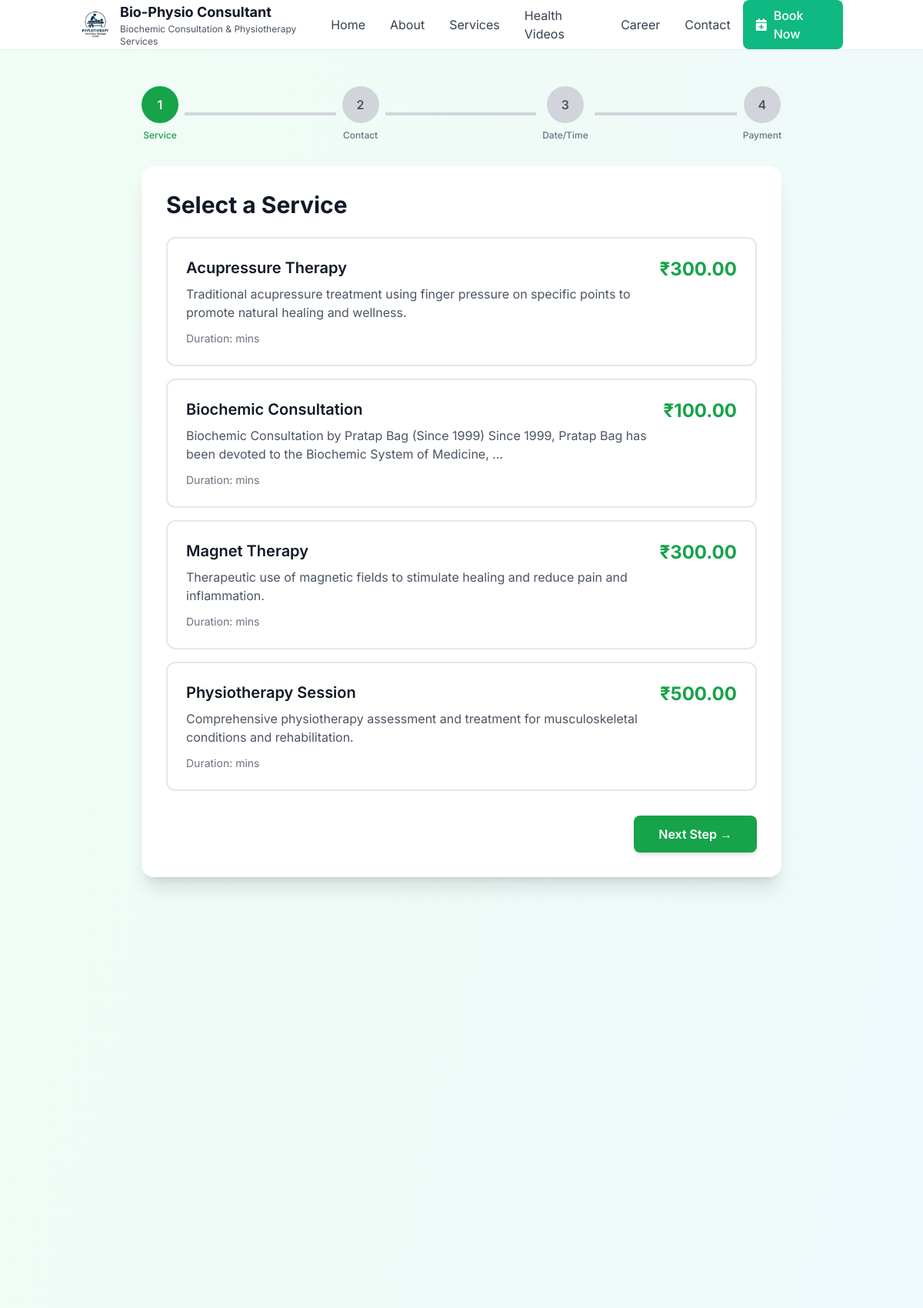
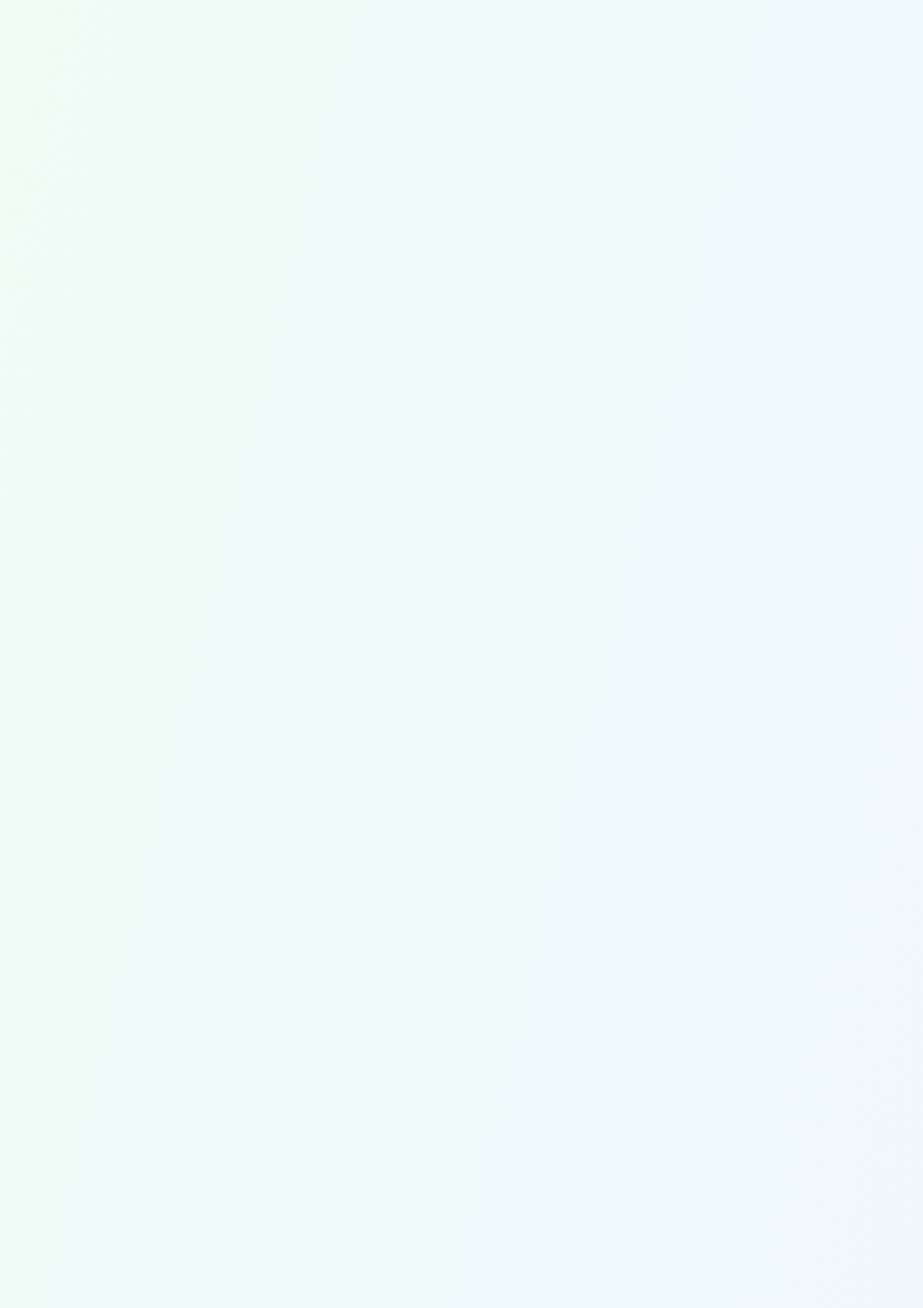
/book/ (upper part), run on the app's committed database (2 pictures, top to bottom).
### site_settings/models.py (models this page shows, shortened)
class SiteSettings(models.Model):
    site_name = models.CharField(
        max_length=200,
        default="Bio-Physio Consultant"
    )
    site_tagline = models.CharField(
        max_length=500,
        default="Holistic Health & Physiotherapy Services"
    )
    site_description = models.TextField(
        default="Professional healthcare services including physiotherapy, acupressure, massage therapy, and alternative medicine by certified practitioner Pratap Bag."
    )
    site_logo = models.ImageField(
        upload_to='site/',
        blank=True,
        null=True,
        help_text="Site logo (recommended: 200x200px)"
    )
    site_favicon = models.ImageField(
        upload_to='site/',
        blank=True,
        null=True,
        help_text="Site favicon (recommended: 32x32px)"
    )
    meta_title = models.CharField(
        max_length=200,
        blank=True,
        help_text="Meta title for SEO"
    )
    meta_description = models.TextField(
        blank=True,
        help_text="Meta description for SEO"
    )
    meta_keywords = models.TextField(
        blank=True,
        help_text="Meta keywords for SEO (comma separated)"
    )
    phone_regex = RegexValidator(
        regex=r'^\+?1?\d{9,15}$',
        message="Phone number must be entered in the format: '+999999999'. Up to 15 digits allowed."
    )
    contact_phone = models.CharField(
        validators=[phone_regex],
        max_length=17,
        blank=True
    )
    contact_email = models.EmailField(blank=True)
    contact_address = models.TextField(blank=True)
    facebook_url = models.URLField(blank=True, null=True)
    twitter_url = models.URLField(blank=True, null=True)
    instagram_url = models.URLField(blank=True, null=True)
    linkedin_url = models.URLField(blank=True, null=True)
    youtube_url = models.URLField(blank=True, null=True)
    practice_start_year = models.PositiveIntegerField(
        default=1998,
        help_text="Year when practice started (used to calculate years of experience)"
    )
    consultation_fee = models.DecimalField(
        max_digits=10,
        decimal_places=2,
        default=200.00,
        help_text="Default consultation fee in INR"
    )
    is_booking_enabled = models.BooleanField(
        default=True,
        help_text="Enable/disable online booking"
    )
    is_payment_enabled = models.BooleanField(
        default=True,
        help_text="Enable/disable online payment"
    )
    booking_advance_days = models.PositiveIntegerField(
        default=30,
        help_text="Maximum days in advance for booking"
    )
    booking_cancel_hours = models.PositiveIntegerField(
        default=24,
        help_text="Minimum hours before appointment to cancel"
    )
    admin_email = models.EmailField(
        blank=True,
        help_text="Admin email for notifications"
    )
    send_booking_notifications = models.BooleanField(
        default=True,
        help_text="Send email notifications for new bookings"
    )
    send_reminder_notifications = models.BooleanField(
        default=True,
        help_text="Send appointment reminder emails"
    )
    maintenance_mode = models.BooleanField(
        default=False,
        help_text="Enable maintenance mode"
    )
    maintenance_message = models.TextField(
        blank=True,
        default="Site is under maintenance. Please check back later.",
        help_text="Message to show during maintenance"
    )
    google_analytics_id = models.CharField(
        max_length=50,
        blank=True,
        help_text="Google Analytics tracking ID"
    )
    google_tag_manager_id = models.CharField(
        max_length=50,
        blank=True,
        help_text="Google Tag Manager ID"
    )
    facebook_pixel_id = models.CharField(
        max_length=50,
        blank=True,
        help_text="Facebook Pixel ID"
    )
    pwa_app_name = models.CharField(
        max_length=200,
        default="Pratap Bag Healthcare"
    )
    pwa_short_name = models.CharField(
        max_length=50,
        default="PB Healthcare"
    )
    pwa_theme_color = models.CharField(
        max_length=7,
        default="#10B981",
        help_text="PWA theme color (hex code)"
    )
    pwa_background_color = models.CharField(
        max_length=7,
        default="#ffffff",
        help_text="PWA background color (hex code)"
    )
    created_at = models.DateTimeField(auto_now_add=True)
    updated_at = models.DateTimeField(auto_now=True)
    class Meta:
        verbose_name = "Site Settings"
        verbose_name_plural = "Site Settings"
    @classmethod
    def get_settings(cls):
        settings, created = cls.objects.get_or_create(
            pk=1,
            defaults={
                'site_name': 'Bio-Physio Consultant',
                'site_tagline': 'Holistic Health & Physiotherapy Services',
            }
        )
        return settings

### bookings/models.py (models this page shows, shortened)
class Service(models.Model):
    name = models.CharField(max_length=100, unique=True)
    description = models.TextField()
    duration_minutes = models.PositiveIntegerField(
        default=30,
        help_text="Duration of the service in minutes"
    )
    price = models.DecimalField(
        max_digits=10,
        decimal_places=2,
        default=200.00,
        help_text="Service price in INR"
    )
    is_active = models.BooleanField(default=True)
    created_at = models.DateTimeField(auto_now_add=True)
    updated_at = models.DateTimeField(auto_now=True)
    class Meta:
        verbose_name = "Service"
        verbose_name_plural = "Services"
        ordering = ['name']

### bookings/multistep_views.py (the view, shortened to what this page needs)
# urls.py: path('book/', MultiStepBookingView.as_view(), name='multistep_booking'),  # New multistep booking
class MultiStepBookingView(View):
    template_name = 'bookings/multistep_booking.html'
    def get(self, request):
        step = request.GET.get('step', '1')
        context = self.get_step_context(request, step)
        context['current_step'] = int(step)
        context['total_steps'] = 4
        return render(request, self.template_name, context)
    def get_step_context(self, request, step):
        context = {}
        if 'booking_data' not in request.session:
            request.session['booking_data'] = {}
        booking_data = request.session.get('booking_data', {})
        if step == '1':
            context['services'] = Service.objects.filter(is_active=True)
            context['selected_service'] = booking_data.get('service_id')
        return context

### templates/bookings/multistep_booking.html (shortened to what this page needs)
{% extends "base.html" %}
{% load static %}
{% block content %}
<div class="min-h-screen bg-gradient-to-br from-green-50 to-blue-50 py-12">
    <div class="max-w-4xl mx-auto px-4 sm:px-6 lg:px-8">
        <div class="mb-8">
            <div class="flex items-center justify-between">
                {% for step_num in "1234" %}
                <div class="flex items-center {% if not forloop.last %}flex-1{% endif %}">
                    <div class="flex items-center flex-col">
                        <div class="w-12 h-12 rounded-full flex items-center justify-center font-semibold
                            {% if step_num|add:'0' <= current_step %}
                                bg-green-600 text-white
                            {% else %}
                                bg-gray-300 text-gray-600
                            {% endif %}">
                            {% if step_num|add:'0' < current_step %}
                                ✓
                            {% else %}
                                {{ step_num }}
                            {% endif %}
                        </div>
                        <span class="text-xs mt-2 font-medium
                            {% if step_num|add:'0' <= current_step %}text-green-600{% else %}text-gray-500{% endif %}">
                            {% if step_num == "1" %}Service
                            {% elif step_num == "2" %}Contact
                            {% elif step_num == "3" %}Date/Time
                            {% elif step_num == "4" %}Payment
                            {% endif %}
                        </span>
                    </div>
                    {% if not forloop.last %}
                    <div class="flex-1 h-1 mx-2
                        {% if step_num|add:'0' < current_step %}bg-green-600{% else %}bg-gray-300{% endif %}">
                    </div>
                    {% endif %}
                </div>
                {% endfor %}
            </div>
        </div>
        <div class="bg-white rounded-2xl shadow-xl p-8">
            {% if current_step == 1 %}
            <h2 class="text-3xl font-bold text-gray-900 mb-6">Select a Service</h2>
            <form method="post" action="{% url 'multistep_booking' %}">
                <div class="grid gap-4">
                    {% for service in services %}
                    <label class="relative cursor-pointer">
                        <div class="border-2 rounded-xl p-6 transition-all
                                    peer-checked:border-green-500 peer-checked:bg-green-50
                                    hover:border-green-300 hover:shadow-md">
                            <div class="flex justify-between items-start">
                                <div>
                                    <h3 class="text-xl font-semibold text-gray-900 mb-2">{{ service.name }}</h3>
                                    <p class="text-gray-600 mb-3">{{ service.description|truncatewords:20 }}</p>
                                    <p class="text-sm text-gray-500">Duration: {{ service.duration }} mins</p>
                                </div>
                                <div class="text-right">
                                    <p class="text-2xl font-bold text-green-600">₹{{ service.price }}</p>
                                </div>
                            </div>
                        </div>
                    </label>
                    {% empty %}
                    <p class="text-gray-500 text-center py-8">No services available at the moment.</p>
                    {% endfor %}
                </div>
                <div class="mt-8 flex justify-end">
                    <button type="submit"
                            class="px-8 py-3 bg-green-600 text-white font-semibold rounded-lg
                                   hover:bg-green-700 transition-colors shadow-md">
                        Next Step →
                    </button>
                </div>
            </form>
            {% endif %}
        </div>
    </div>
</div>
{% endblock %}

### templates/includes/header.html (shortened to what this page needs)
{% load static %}
<div class="container mx-auto px-4">
    <div class="flex items-center justify-between h-16">
        <div class="flex items-center">
            <a href="{% url 'home' %}" class="flex items-center">
                {% if site_settings.site_logo %}
                    <img src="{{ site_settings.site_logo.url }}" alt="{{ site_settings.site_name|default:'Bio-Physio Consultant' }}" class="h-10 w-10 mr-3 object-contain">
                {% else %}
                    <img src="{% static 'images/loogoo.png' %}" alt="Bio-Physio Consultant" class="h-10 w-10 mr-3 object-contain">
                {% endif %}
                <div class="hidden sm:block">
                    <h1 class="text-lg font-bold text-gray-900">{{ site_settings.site_name|default:"Bio-Physio Consultant" }}</h1>
                    <p class="text-xs text-gray-600">{{ site_settings.site_tagline|default:"Holistic Health & Physiotherapy" }}</p>
                </div>
            </a>
        </div>
        <nav class="hidden lg:flex items-center space-x-8">
            <a href="{% url 'home' %}" class="text-gray-700 hover:text-primary transition-colors {% if request.resolver_match.url_name == 'home' %}text-primary font-medium{% endif %}">
                Home
            </a>
            <a href="{% url 'about' %}" class="text-gray-700 hover:text-primary transition-colors {% if request.resolver_match.url_name == 'about' %}text-primary font-medium{% endif %}">
                About
            </a>
            <a href="{% url 'services' %}" class="text-gray-700 hover:text-primary transition-colors {% if request.resolver_match.url_name == 'services' %}text-primary font-medium{% endif %}">
                Services
            </a>
            <a href="{% url 'blog:blog_list' %}" class="text-gray-700 hover:text-primary transition-colors {% if 'blog' in request.resolver_match.app_name %}text-primary font-medium{% endif %}">
                Health Videos
            </a>
            <a href="{% url 'career:career' %}" class="text-gray-700 hover:text-primary transition-colors {% if 'career' in request.resolver_match.app_name %}text-primary font-medium{% endif %}">
                Career
            </a>
            <a href="{% url 'contact:contact' %}" class="text-gray-700 hover:text-primary transition-colors {% if 'contact' in request.resolver_match.app_name %}text-primary font-medium{% endif %}">
                Contact
            </a>
        </nav>
        <div class="flex items-center space-x-4">
            <a href="{% url 'book_appointment' %}" class="hidden sm:inline-flex items-center bg-primary text-white px-4 py-2 rounded-lg hover:bg-primary-dark transition-colors font-medium">
                <i class="fas fa-calendar-plus mr-2"></i>
                Book Now
            </a>
        </div>
    </div>
</div>

### data on the page
SiteSettings: site_logo (picture), site_name "Bio-Physio Consultant", site_tagline "Biochemic Consultation & Physiotherapy Services"
Service: name "Acupressure Therapy", description "Traditional acupressure treatment using finger pressure on specific points to promote natural healing and wellness.", price "300.00"
Service: name "Biochemic Consultation", description "Biochemic Consultation by Pratap Bag (Since 1999) Since 1999, Pratap Bag has been devoted to the Biochemic System of Medicine, …", price "100.00"
Service: name "Magnet Therapy", description "Therapeutic use of magnetic fields to stimulate healing and reduce pain and inflammation.", price "300.00"
Service: name "Physiotherapy Session", description "Comprehensive physiotherapy assessment and treatment for musculoskeletal conditions and rehabilitation.", price "500.00"

### other printed values
{{ step_num }} "1" "2" "3" "4"
